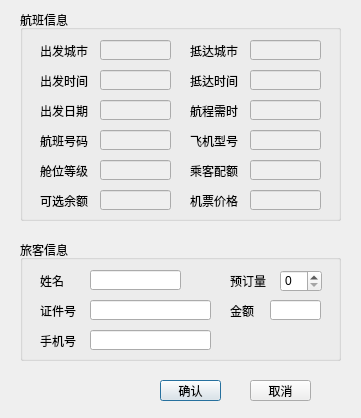
<?xml version="1.0" encoding="UTF-8"?>
<ui version="4.0">
 <class>BDialog</class>
 <widget class="QDialog" name="BDialog">
  <property name="geometry">
   <rect>
    <x>0</x>
    <y>0</y>
    <width>361</width>
    <height>418</height>
   </rect>
  </property>
  <property name="minimumSize">
   <size>
    <width>361</width>
    <height>418</height>
   </size>
  </property>
  <property name="maximumSize">
   <size>
    <width>361</width>
    <height>418</height>
   </size>
  </property>
  <property name="windowTitle">
   <string>航班预订信息确认</string>
  </property>
  <widget class="QGroupBox" name="groupBox">
   <property name="geometry">
    <rect>
     <x>20</x>
     <y>10</y>
     <width>321</width>
     <height>211</height>
    </rect>
   </property>
   <property name="title">
    <string>航班信息</string>
   </property>
   <widget class="QLabel" name="label_4">
    <property name="geometry">
     <rect>
      <x>170</x>
      <y>60</y>
      <width>54</width>
      <height>21</height>
     </rect>
    </property>
    <property name="text">
     <string>抵达时间</string>
    </property>
   </widget>
   <widget class="QLabel" name="label">
    <property name="geometry">
     <rect>
      <x>20</x>
      <y>30</y>
      <width>54</width>
      <height>21</height>
     </rect>
    </property>
    <property name="text">
     <string>出发城市</string>
    </property>
   </widget>
   <widget class="QLabel" name="label_5">
    <property name="geometry">
     <rect>
      <x>170</x>
      <y>120</y>
      <width>54</width>
      <height>21</height>
     </rect>
    </property>
    <property name="text">
     <string>飞机型号</string>
    </property>
   </widget>
   <widget class="QLabel" name="label_3">
    <property name="geometry">
     <rect>
      <x>20</x>
      <y>60</y>
      <width>54</width>
      <height>21</height>
     </rect>
    </property>
    <property name="text">
     <string>出发时间</string>
    </property>
   </widget>
   <widget class="QLabel" name="label_2">
    <property name="geometry">
     <rect>
      <x>170</x>
      <y>30</y>
      <width>54</width>
      <height>21</height>
     </rect>
    </property>
    <property name="text">
     <string>抵达城市</string>
    </property>
   </widget>
   <widget class="QLabel" name="label_8">
    <property name="geometry">
     <rect>
      <x>20</x>
      <y>120</y>
      <width>54</width>
      <height>21</height>
     </rect>
    </property>
    <property name="text">
     <string>航班号码</string>
    </property>
   </widget>
   <widget class="QLabel" name="label_6">
    <property name="geometry">
     <rect>
      <x>20</x>
      <y>150</y>
      <width>54</width>
      <height>21</height>
     </rect>
    </property>
    <property name="text">
     <string>舱位等级</string>
    </property>
   </widget>
   <widget class="QLabel" name="label_7">
    <property name="geometry">
     <rect>
      <x>170</x>
      <y>150</y>
      <width>54</width>
      <height>21</height>
     </rect>
    </property>
    <property name="text">
     <string>乘客配额</string>
    </property>
   </widget>
   <widget class="QLabel" name="label_9">
    <property name="geometry">
     <rect>
      <x>20</x>
      <y>90</y>
      <width>54</width>
      <height>21</height>
     </rect>
    </property>
    <property name="text">
     <string>出发日期</string>
    </property>
   </widget>
   <widget class="QLabel" name="label_10">
    <property name="geometry">
     <rect>
      <x>170</x>
      <y>90</y>
      <width>54</width>
      <height>21</height>
     </rect>
    </property>
    <property name="text">
     <string>航程需时</string>
    </property>
   </widget>
   <widget class="QLabel" name="label_11">
    <property name="geometry">
     <rect>
      <x>20</x>
      <y>180</y>
      <width>54</width>
      <height>21</height>
     </rect>
    </property>
    <property name="text">
     <string>可选余额</string>
    </property>
   </widget>
   <widget class="QLabel" name="label_12">
    <property name="geometry">
     <rect>
      <x>170</x>
      <y>180</y>
      <width>54</width>
      <height>21</height>
     </rect>
    </property>
    <property name="text">
     <string>机票价格</string>
    </property>
   </widget>
   <widget class="QLineEdit" name="depc">
    <property name="enabled">
     <bool>false</bool>
    </property>
    <property name="geometry">
     <rect>
      <x>80</x>
      <y>30</y>
      <width>71</width>
      <height>20</height>
     </rect>
    </property>
   </widget>
   <widget class="QLineEdit" name="dept">
    <property name="enabled">
     <bool>false</bool>
    </property>
    <property name="geometry">
     <rect>
      <x>80</x>
      <y>60</y>
      <width>71</width>
      <height>20</height>
     </rect>
    </property>
   </widget>
   <widget class="QLineEdit" name="depd">
    <property name="enabled">
     <bool>false</bool>
    </property>
    <property name="geometry">
     <rect>
      <x>80</x>
      <y>90</y>
      <width>71</width>
      <height>20</height>
     </rect>
    </property>
   </widget>
   <widget class="QLineEdit" name="ID">
    <property name="enabled">
     <bool>false</bool>
    </property>
    <property name="geometry">
     <rect>
      <x>80</x>
      <y>120</y>
      <width>71</width>
      <height>20</height>
     </rect>
    </property>
   </widget>
   <widget class="QLineEdit" name="cabin">
    <property name="enabled">
     <bool>false</bool>
    </property>
    <property name="geometry">
     <rect>
      <x>80</x>
      <y>150</y>
      <width>71</width>
      <height>20</height>
     </rect>
    </property>
   </widget>
   <widget class="QLineEdit" name="remain">
    <property name="enabled">
     <bool>false</bool>
    </property>
    <property name="geometry">
     <rect>
      <x>80</x>
      <y>180</y>
      <width>71</width>
      <height>20</height>
     </rect>
    </property>
   </widget>
   <widget class="QLineEdit" name="arrc">
    <property name="enabled">
     <bool>false</bool>
    </property>
    <property name="geometry">
     <rect>
      <x>230</x>
      <y>30</y>
      <width>71</width>
      <height>20</height>
     </rect>
    </property>
   </widget>
   <widget class="QLineEdit" name="arrt">
    <property name="enabled">
     <bool>false</bool>
    </property>
    <property name="geometry">
     <rect>
      <x>230</x>
      <y>60</y>
      <width>71</width>
      <height>20</height>
     </rect>
    </property>
   </widget>
   <widget class="QLineEdit" name="totalt">
    <property name="enabled">
     <bool>false</bool>
    </property>
    <property name="geometry">
     <rect>
      <x>230</x>
      <y>90</y>
      <width>71</width>
      <height>20</height>
     </rect>
    </property>
   </widget>
   <widget class="QLineEdit" name="plane">
    <property name="enabled">
     <bool>false</bool>
    </property>
    <property name="geometry">
     <rect>
      <x>230</x>
      <y>120</y>
      <width>71</width>
      <height>20</height>
     </rect>
    </property>
   </widget>
   <widget class="QLineEdit" name="quota">
    <property name="enabled">
     <bool>false</bool>
    </property>
    <property name="geometry">
     <rect>
      <x>230</x>
      <y>150</y>
      <width>71</width>
      <height>20</height>
     </rect>
    </property>
   </widget>
   <widget class="QLineEdit" name="price">
    <property name="enabled">
     <bool>false</bool>
    </property>
    <property name="geometry">
     <rect>
      <x>230</x>
      <y>180</y>
      <width>71</width>
      <height>20</height>
     </rect>
    </property>
   </widget>
  </widget>
  <widget class="QGroupBox" name="groupBox_2">
   <property name="geometry">
    <rect>
     <x>20</x>
     <y>240</y>
     <width>321</width>
     <height>121</height>
    </rect>
   </property>
   <property name="title">
    <string>旅客信息</string>
   </property>
   <widget class="QLabel" name="label_13">
    <property name="geometry">
     <rect>
      <x>20</x>
      <y>30</y>
      <width>31</width>
      <height>21</height>
     </rect>
    </property>
    <property name="text">
     <string>姓名</string>
    </property>
   </widget>
   <widget class="QLabel" name="label_14">
    <property name="geometry">
     <rect>
      <x>20</x>
      <y>60</y>
      <width>54</width>
      <height>21</height>
     </rect>
    </property>
    <property name="text">
     <string>证件号</string>
    </property>
   </widget>
   <widget class="QLabel" name="label_15">
    <property name="geometry">
     <rect>
      <x>20</x>
      <y>90</y>
      <width>54</width>
      <height>21</height>
     </rect>
    </property>
    <property name="text">
     <string>手机号</string>
    </property>
   </widget>
   <widget class="QLineEdit" name="name">
    <property name="geometry">
     <rect>
      <x>70</x>
      <y>30</y>
      <width>91</width>
      <height>20</height>
     </rect>
    </property>
   </widget>
   <widget class="QLineEdit" name="identy">
    <property name="geometry">
     <rect>
      <x>70</x>
      <y>60</y>
      <width>121</width>
      <height>20</height>
     </rect>
    </property>
   </widget>
   <widget class="QLineEdit" name="number">
    <property name="geometry">
     <rect>
      <x>70</x>
      <y>90</y>
      <width>121</width>
      <height>20</height>
     </rect>
    </property>
   </widget>
   <widget class="QSpinBox" name="amount">
    <property name="geometry">
     <rect>
      <x>260</x>
      <y>30</y>
      <width>42</width>
      <height>22</height>
     </rect>
    </property>
   </widget>
   <widget class="QLabel" name="label_16">
    <property name="geometry">
     <rect>
      <x>210</x>
      <y>30</y>
      <width>41</width>
      <height>21</height>
     </rect>
    </property>
    <property name="text">
     <string>预订量</string>
    </property>
   </widget>
   <widget class="QLabel" name="label_17">
    <property name="geometry">
     <rect>
      <x>210</x>
      <y>60</y>
      <width>31</width>
      <height>21</height>
     </rect>
    </property>
    <property name="text">
     <string>金额</string>
    </property>
   </widget>
   <widget class="QLineEdit" name="cost">
    <property name="geometry">
     <rect>
      <x>250</x>
      <y>60</y>
      <width>51</width>
      <height>20</height>
     </rect>
    </property>
    <property name="readOnly">
     <bool>true</bool>
    </property>
   </widget>
  </widget>
  <widget class="QPushButton" name="ok">
   <property name="geometry">
    <rect>
     <x>160</x>
     <y>380</y>
     <width>61</width>
     <height>21</height>
    </rect>
   </property>
   <property name="text">
    <string>确认</string>
   </property>
  </widget>
  <widget class="QPushButton" name="cancel">
   <property name="geometry">
    <rect>
     <x>250</x>
     <y>380</y>
     <width>61</width>
     <height>21</height>
    </rect>
   </property>
   <property name="text">
    <string>取消</string>
   </property>
  </widget>
 </widget>
 <resources/>
 <connections/>
</ui>
